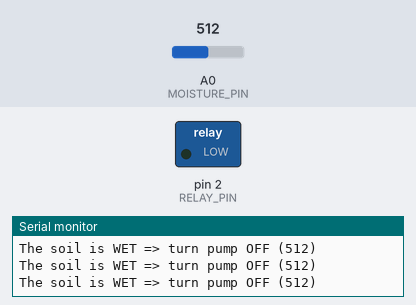
The sketch below on a simulated Arduino Uno, built with avr-gcc and run on an emulated ATmega328P. Parts: switched loads named in the sketch (green lamp = pin HIGH), the last lines printed to the serial monitor. Inputs (shaded band) come from the test bench; at power-on: A0 (MOISTURE_PIN) = 512.

Above: at 1.3 s.
1.4 s: A0 (MOISTURE_PIN) set to 107
2.9 s: A0 (MOISTURE_PIN) set to 88
At 3.8 s:
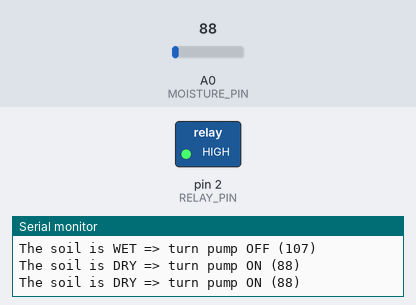
4.5 s: A0 (MOISTURE_PIN) set to 110
At 5.0 s:
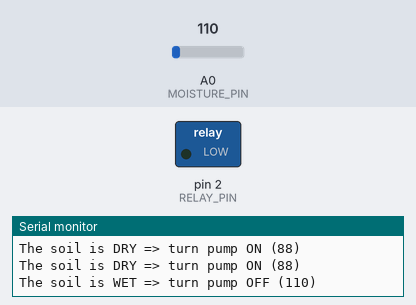
6.0 s: A0 (MOISTURE_PIN) set to 90
At 7.4 s:
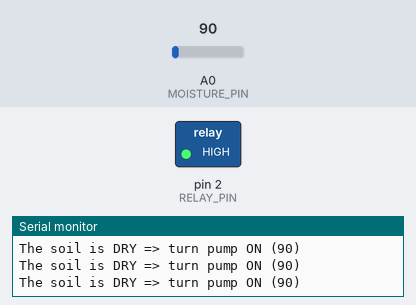
Timing chart, 0 to 8.5 s (numbered marks = the images above; inputs shaded):
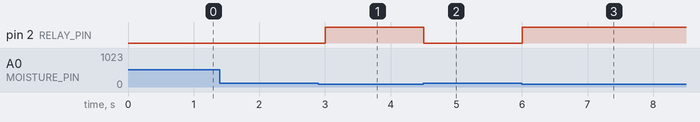

Measured:
- the behaviour switches between 100 and 99 on A0 (MOISTURE_PIN) (found by bisection; images 0 and 1)
- after the input at 2.9 s, pin 2 (RELAY_PIN): LOW → HIGH after 0.10 s
- after the input at 4.5 s, pin 2 (RELAY_PIN): HIGH → LOW at once
- after the input at 6.0 s, pin 2 (RELAY_PIN): LOW → HIGH at once

The sketch:

17_Automatic_irrigation_system.ino
```cpp
#define RELAY_PIN    2  // Arduino pin that connects to relay
#define MOISTURE_PIN A0 // Arduino pin that connects to AOUT pin of moisture sensor

#define THRESHOLD 100 // CHANGE YOUR THRESHOLD HERE

void setup() {
  Serial.begin(9600);
  pinMode(RELAY_PIN, OUTPUT);
}

void loop() {
  int value = analogRead(MOISTURE_PIN); // read the analog value from sensor

  if (value < THRESHOLD) {
    Serial.print("The soil is DRY => turn pump ON");
    digitalWrite(RELAY_PIN, HIGH);
  } else {
    Serial.print("The soil is WET => turn pump OFF");
    digitalWrite(RELAY_PIN, LOW);
  }

  Serial.print(" (");
  Serial.print(value);
  Serial.println(")");

  delay(500);
}
```
